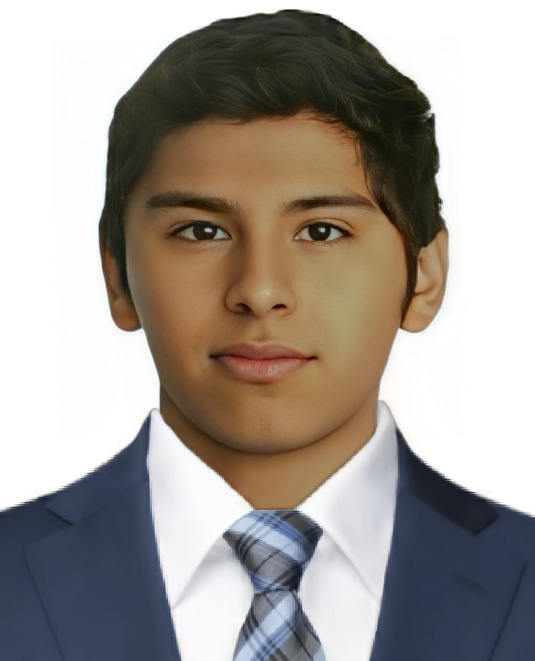
#> input picture 03_Complex/Problem_247/image.png, 535 x 661 px, found by its file name
$ python p231.py
#> lines starting #> are read from the running program, lines starting #| are printed output that depends on the picture
'''
Write a Python Program to Rotate an image
'''

from PIL import Image

img = Image.open("image.png")
#> img is the input picture: PIL image 535x661 RGB; mean R, G, B 163.7, 156.4, 149.9
angle = int(input("Enter a angle : "))
#> the answer given: 3
rotated_img = img.rotate(angle)
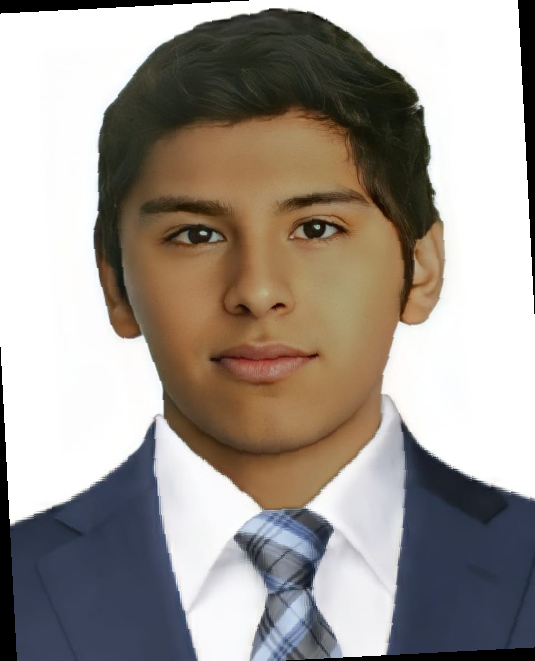
#> rotated_img: PIL image 535x661 RGB; mean R, G, B 159.2, 151.8, 145.2
rotated_img.show()
